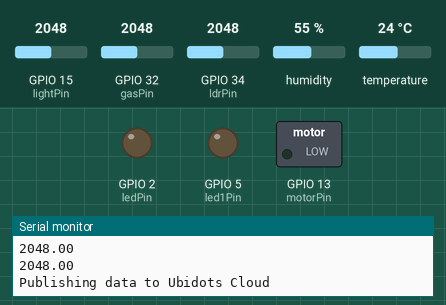
Simulated run of this sketch. Board: ESP32. On the bench: switched loads named in the sketch (green lamp = pin HIGH), output pins drawn as LEDs (lit = HIGH), the last lines printed to the serial monitor. The test bench sets the inputs (shaded band); at power-on: GPIO 34 (ldrPin) = 2048, GPIO 15 (lightPin) = 2048, GPIO 32 (gasPin) = 2048, humidity 55 %, temperature 24 °C. WiFi joins after 1.5 s; servers stay silent unless stated; no MQTT or app messages arrive unless stated.

Above: at 2.7 s.
2.8 s: GPIO 34 (ldrPin) set to 2823
12.8 s: GPIO 34 (ldrPin) set to 2914
At 22.0 s:
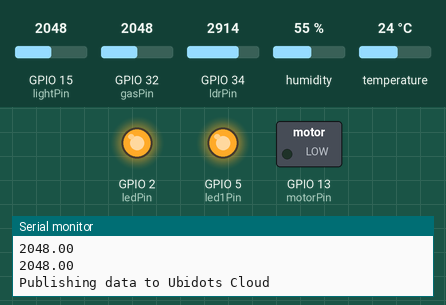
23.1 s: GPIO 34 (ldrPin) set to 2866
At 32.2 s:
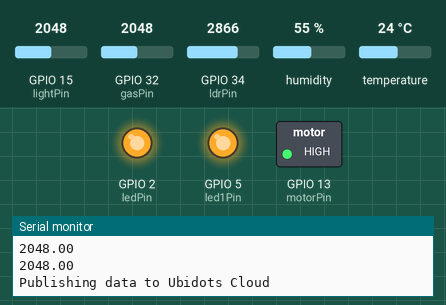
33.2 s: GPIO 34 (ldrPin) set to 3972
At 42.4 s:
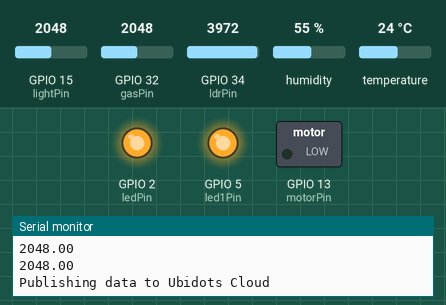
43.3 s: GPIO 34 (ldrPin) set to 1660
At 52.5 s:
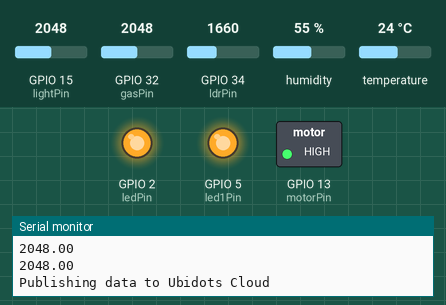
Timing chart, 0 to 54.0 s (numbered marks = the images above; inputs shaded):
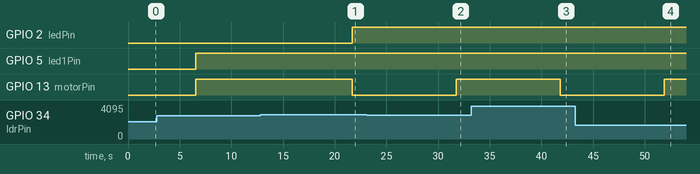

Measured:
- the behaviour switches between 2866 and 2867 on GPIO 34 (ldrPin) (found by bisection; images 0 and 1)
- after the input at 12.8 s, GPIO 2 (ledPin): LOW → HIGH after 8.9 s; GPIO 13 (motorPin): HIGH → LOW after 8.9 s
- after the input at 23.1 s, GPIO 13 (motorPin): LOW → HIGH after 8.7 s
- after the input at 33.2 s, GPIO 13 (motorPin): HIGH → LOW after 8.6 s
- after the input at 43.3 s, GPIO 13 (motorPin): LOW → HIGH after 8.6 s

The sketch:

Agricultural_Automation_using_Ubidots.ino
```cpp
#include <WiFi.h>
#include <PubSubClient.h>
#include <DHT.h>
#define dhtPin 4
int ldrPin = 34;
int ledPin = 2;
int led1Pin = 5;
int gasPin = 32;
int motorPin = 13;
int lightPin = 15;


#define dhtType DHT11
DHT dht(dhtPin, dhtType);


#define WIFISSID "Thakur" // Put  WifiSSID here
#define PASSWORD "Karan@85" // Put  wifi password here
#define TOKEN "BBFF-yQdkx7RLMzMRdtWPM1BWxUfQDQmOjH" // Put  Ubidots' TOKEN
#define MQTT_CLIENT_NAME "karan_thakur" // MQTT client Name, please enter  own 8-12 alphanumeric character ASCII string;
                                           //it should be a random and unique ascii string and different from all other devices
#define DEVICE_LABEL "agricultural_automation" // Assig the device label
#define VARIABLE_LABEL1 "temperature" // Assing the variable label
#define VARIABLE_LABEL2 "humidity"  // Assing the variable labe2
#define VARIABLE_LABEL3 "moisture"  // Assing the variable labe3
#define VARIABLE_LABEL4 "ldr"  // Assing the variable labe4
#define VARIABLE_LABEL5 "gas"  // Assing the variable labe5

/****************************************
 * Define Constants
 ****************************************/
char mqttBroker[]  = "things.ubidots.com";
char payload[100];
char topic[150];

/****************************************
 * Auxiliar Functions
 ****************************************/
WiFiClient ubidots;
PubSubClient client(ubidots);


// this function if optional
void reconnect() {
  // Loop until we're reconnected
  while (!client.connected()) {
    Serial.println("Attempting MQTT connection...");

    // Attemp to connect
    if (client.connect(MQTT_CLIENT_NAME, TOKEN, "")) {
      Serial.println("Connected");
      } else {
      Serial.print("Failed, rc=");
      Serial.print(client.state());
      Serial.println(" try again in 2 seconds");
      // Wait 2 seconds before retrying
      delay(2000);
    }
  }
}

/****************************************
 * Main Functions
 ****************************************/
void setup() {
  dht.begin();
  Serial.begin(115200);

  pinMode(motorPin, OUTPUT);
  pinMode(ledPin, OUTPUT);
  pinMode(led1Pin, OUTPUT);

  WiFi.begin(WIFISSID, PASSWORD);
  Serial.println();
  Serial.print("Wait for WiFi...");

  while (WiFi.status() != WL_CONNECTED) {
    Serial.print(".");
    delay(500);
  }

  Serial.println("");
  Serial.println("WiFi Connected");
  Serial.println("IP address: ");
  Serial.println(WiFi.localIP());
  client.setServer(mqttBroker, 1883);
}

void loop() {
  if (!client.connected()) {
       reconnect();
  }


  float temp = dht.readTemperature();
  float humi = dht.readHumidity();
  float ldr= analogRead(ldrPin);     //use moisture sensor on ldr pin
  float moisture = ( 100 - (( ldr / 4095.00) * 100.00 )) ;
  float light= analogRead(lightPin);  // use ldr sensor on light pin
  float gas= analogRead(gasPin);


  Serial.println(temp);
  Serial.println(humi);
  Serial.println(moisture);
  Serial.println(light);
  Serial.println(gas);

  sprintf(topic, "%s%s", "/v1.6/devices/", DEVICE_LABEL);
  sprintf(payload, "%s", ""); // Cleans the payload
  sprintf(payload, "{\"%s\":%f,\"%s\":%f,\"%s\":%f,\"%s\":%f,\"%s\":%f}", VARIABLE_LABEL1,temp,VARIABLE_LABEL2,humi,VARIABLE_LABEL3,moisture,VARIABLE_LABEL4,light,VARIABLE_LABEL5,gas); // Adds the variable label
  Serial.println("Publishing data to Ubidots Cloud");
  client.publish(topic, payload);
  client.loop();
  delay(5000);


 {
  if (moisture < 30){

    digitalWrite(motorPin, LOW);
    digitalWrite(ledPin, HIGH);

  }
  else{
    digitalWrite(motorPin, HIGH);
    }
    }

  if (gas > 1700)
  {
    digitalWrite(led1Pin, HIGH);
    delay(10);
  }


}
```
